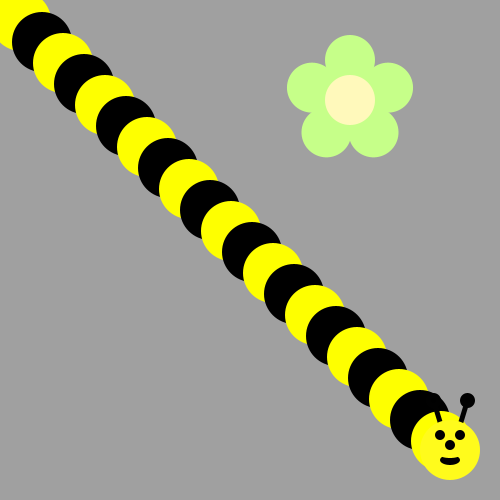
Frame 1 (no input)
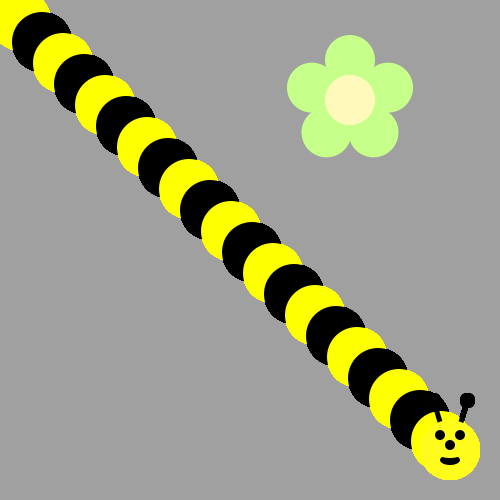
Frame 60 (the mouse pressed at the canvas centre just before this capture)
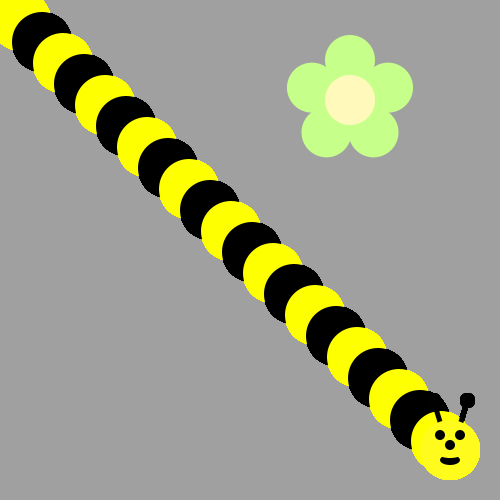
Frame 120 (the mouse held since frame 60 and released just before this capture)

The Processing sketch that drew these frames (run headless with seeded random() and noise(); from frame 60 on, the mouse is pressed at the canvas centre):

// Processing sketch: bumble_bee
// ── bumble_bee.pde
void draw() {
/*Use a loop to make a body for the Bee!
Then put his head on using drawBeeFace(x,y)
Use Modulo to make the colors alternate 
*/
for(int i=0;i<450;i+=21){
  if(i%2==0){
    fill(#000000);
  }
  else{
    fill(#FEFF00);
  }
ellipse(i,i,60,60);
  }
drawBeeFace(450,450);
}

void drawFlower(int x, int y) {
     noStroke();
     translate(x, y);
     // draw 5 petals, rotating after each one
     fill(#c6ff89);      // green
      for (int i = 0; i < 5; i++) {
           ellipse(0, -40, 50, 50);
          rotate(radians(72));
     }
     fill(#fff9bb); // light yellow
     ellipse(0, 0, 50, 50);
} 
void drawBeeFace(int BeeFaceX, int BeeFaceY) {
     noStroke();
     fill(0, 0, 0);
     stroke(1);
     strokeWeight(5);
     line(BeeFaceX-10, BeeFaceY-27, BeeFaceX-17, BeeFaceY-50);
     line(BeeFaceX+10, BeeFaceY-27, BeeFaceX+17, BeeFaceY-50);
     ellipse(BeeFaceX-17, BeeFaceY-50, 10, 10);
     ellipse(BeeFaceX+17, BeeFaceY-50, 10, 10);
     noStroke();
     fill(255, 251, 28);
     ellipse(BeeFaceX, BeeFaceY, 60, 60); // face
     fill(255, 237, 209);
     fill(0,0,0);
      ellipse(BeeFaceX-10, BeeFaceY-15, 10, 10); // eyes
     ellipse(BeeFaceX+10, BeeFaceY-15, 10, 10);
      ellipse(BeeFaceX, BeeFaceY-5, 10, 10); // nose
      ellipse(BeeFaceX, BeeFaceY+10, 20, 10);// mouth
     fill(255, 251, 28);
     ellipse(BeeFaceX, BeeFaceY+5, 20, 6);
}

void setup() { 
     ellipseMode(CENTER);
     size(500, 500);
     background(160, 160, 160);
      drawFlower(350, 100);
}
